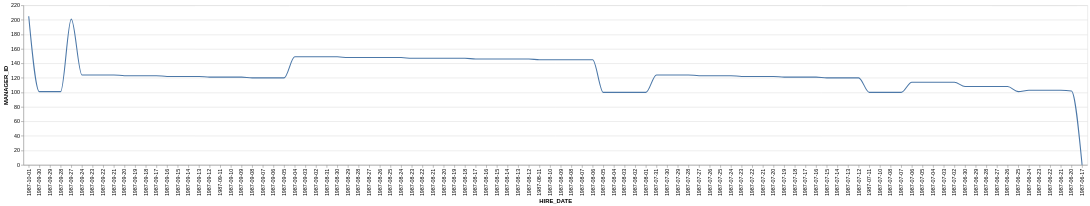

Vega-Lite specification stored for this chart:
### Vega-Lite specification from a JSON file in a GitHub repository (floating-point values rounded to 4 significant figures)
{"data": {"values": [{"x_data": "1987-10-01", "y_data": 205}, {"x_data": "1987-09-30", "y_data": 101}, {"x_data": "1987-09-29", "y_data": 101}, {"x_data": "1987-09-28", "y_data": 101}, {"x_data": "1987-09-27", "y_data": 201}, {"x_data": "1987-09-24", "y_data": 124}, {"x_data": "1987-09-23", "y_data": 124}, {"x_data": "1987-09-22", "y_data": 124}, {"x_data": "1987-09-21", "y_data": 124}, {"x_data": "1987-09-20", "y_data": 123}, {"x_data": "1987-09-19", "y_data": 123}, {"x_data": "1987-09-18", "y_data": 123}, {"x_data": "1987-09-17", "y_data": 123}, {"x_data": "1987-09-16", "y_data": 122}, {"x_data": "1987-09-15", "y_data": 122}, {"x_data": "1987-09-14", "y_data": 122}, {"x_data": "1987-09-13", "y_data": 122}, {"x_data": "1987-09-12", "y_data": 121}, {"x_data": "1987-09-11", "y_data": 121}, {"x_data": "1987-09-10", "y_data": 121}, {"x_data": "1987-09-09", "y_data": 121}, {"x_data": "1987-09-08", "y_data": 120}, {"x_data": "1987-09-07", "y_data": 120}, {"x_data": "1987-09-06", "y_data": 120}, {"x_data": "1987-09-05", "y_data": 120}, {"x_data": "1987-09-04", "y_data": 149}, {"x_data": "1987-09-03", "y_data": 149}, {"x_data": "1987-09-02", "y_data": 149}, {"x_data": "1987-08-31", "y_data": 149}, {"x_data": "1987-08-30", "y_data": 149}, {"x_data": "1987-08-29", "y_data": 148}, {"x_data": "1987-08-28", "y_data": 148}, {"x_data": "1987-08-27", "y_data": 148}, {"x_data": "1987-08-26", "y_data": 148}, {"x_data": "1987-08-25", "y_data": 148}, {"x_data": "1987-08-24", "y_data": 148}, {"x_data": "1987-08-23", "y_data": 147}, {"x_data": "1987-08-22", "y_data": 147}, {"x_data": "1987-08-21", "y_data": 147}, {"x_data": "1987-08-20", "y_data": 147}, {"x_data": "1987-08-19", "y_data": 147}, {"x_data": "1987-08-18", "y_data": 147}, {"x_data": "1987-08-17", "y_data": 146}, {"x_data": "1987-08-16", "y_data": 146}, {"x_data": "1987-08-15", "y_data": 146}, {"x_data": "1987-08-14", "y_data": 146}, {"x_data": "1987-08-13", "y_data": 146}, {"x_data": "1987-08-12", "y_data": 146}, {"x_data": "1987-08-11", "y_data": 145}, {"x_data": "1987-08-10", "y_data": 145}, {"x_data": "1987-08-09", "y_data": 145}, {"x_data": "1987-08-08", "y_data": 145}, {"x_data": "1987-08-07", "y_data": 145}, {"x_data": "1987-08-06", "y_data": 145}, {"x_data": "1987-08-05", "y_data": 100}, {"x_data": "1987-08-04", "y_data": 100}, {"x_data": "1987-08-03", "y_data": 100}, {"x_data": "1987-08-02", "y_data": 100}, {"x_data": "1987-08-01", "y_data": 100}, {"x_data": "1987-07-31", "y_data": 124}, {"x_data": "1987-07-30", "y_data": 124}, {"x_data": "1987-07-29", "y_data": 124}, {"x_data": "1987-07-28", "y_data": 124}, {"x_data": "1987-07-27", "y_data": 123}, {"x_data": "1987-07-26", "y_data": 123}, {"x_data": "1987-07-25", "y_data": 123}, {"x_data": "1987-07-24", "y_data": 123}, {"x_data": "1987-07-23", "y_data": 122}, {"x_data": "1987-07-22", "y_data": 122}, {"x_data": "1987-07-21", "y_data": 122}, {"x_data": "1987-07-20", "y_data": 122}, {"x_data": "1987-07-19", "y_data": 121}, {"x_data": "1987-07-18", "y_data": 121}, {"x_data": "1987-07-17", "y_data": 121}, {"x_data": "1987-07-16", "y_data": 121}, {"x_data": "1987-07-15", "y_data": 120}, {"x_data": "1987-07-14", "y_data": 120}, {"x_data": "1987-07-13", "y_data": 120}, {"x_data": "1987-07-12", "y_data": 120}, {"x_data": "1987-07-11", "y_data": 100}, {"x_data": "1987-07-10", "y_data": 100}, {"x_data": "1987-07-08", "y_data": 100}, {"x_data": "1987-07-07", "y_data": 100}, {"x_data": "1987-07-06", "y_data": 114}, {"x_data": "1987-07-05", "y_data": 114}, {"x_data": "1987-07-04", "y_data": 114}, {"x_data": "1987-07-03", "y_data": 114}, {"x_data": "1987-07-02", "y_data": 114}, {"x_data": "1987-06-30", "y_data": 108}, {"x_data": "1987-06-29", "y_data": 108}, {"x_data": "1987-06-28", "y_data": 108}, {"x_data": "1987-06-27", "y_data": 108}, {"x_data": "1987-06-26", "y_data": 108}, {"x_data": "1987-06-25", "y_data": 101}, {"x_data": "1987-06-24", "y_data": 103}, {"x_data": "1987-06-23", "y_data": 103}, {"x_data": "1987-06-22", "y_data": 103}, {"x_data": "1987-06-21", "y_data": 103}, {"x_data": "1987-06-20", "y_data": 102}, {"x_data": "1987-06-17", "y_data": 0}]}, "mark": {"type": "line", "interpolate": "monotone"}, "encoding": {"x": {"field": "x_data", "type": "nominal", "title": "HIRE_DATE", "sort": "descending"}, "y": {"field": "y_data", "type": "quantitative", "title": "MANAGER_ID"}}}
